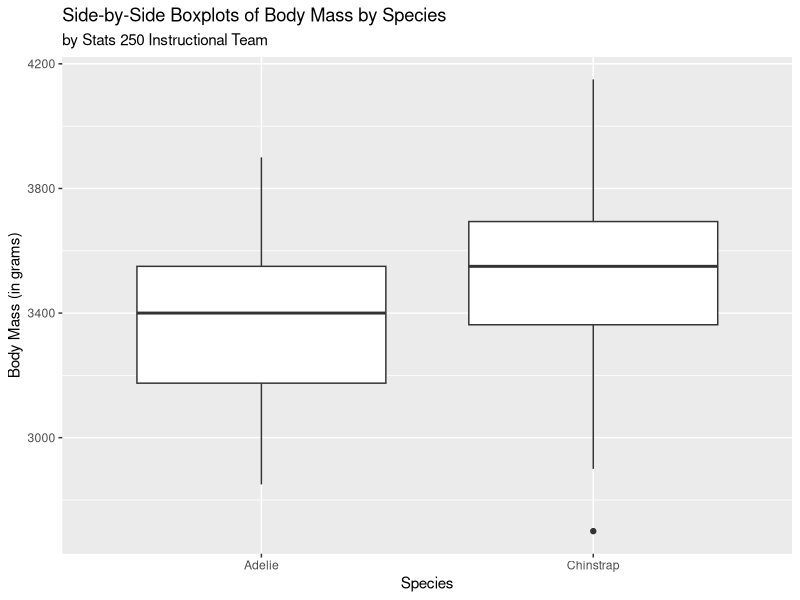
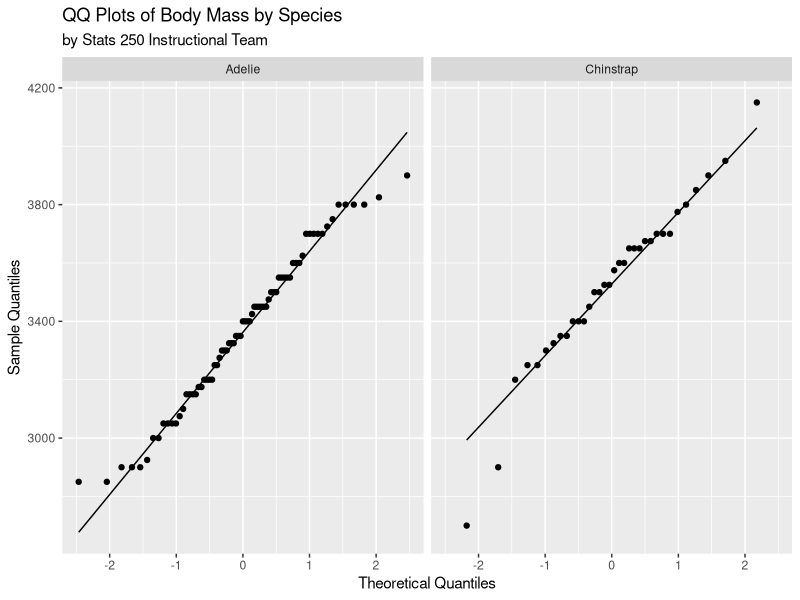
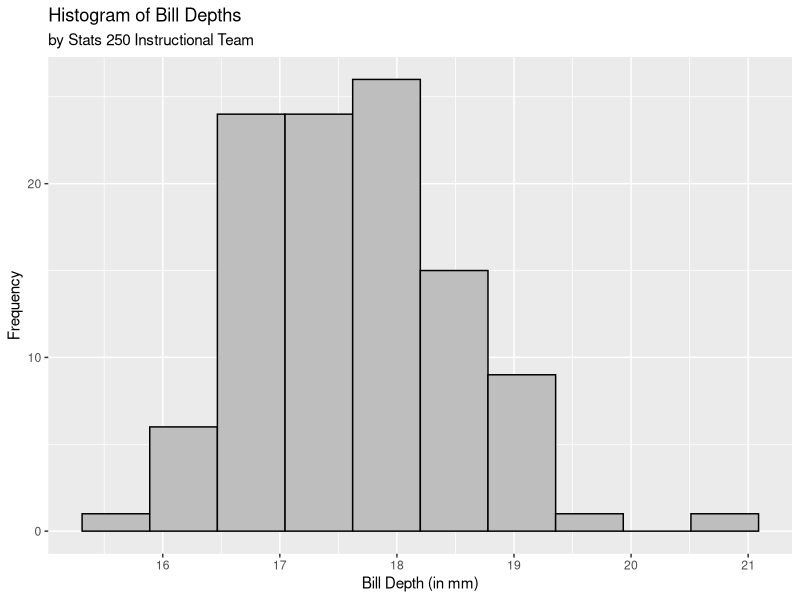

Generate these figures, in order, with R:
## ---- chunk 1
knitr::opts_chunk$set(echo = TRUE)
## ---- chunk 2
female_penguins <- read.csv("female_penguins.csv")
## ---- chunk 3
library(ggplot2)
## ---- chunk 4
head(female_penguins)
## ---- chunk 5
ggplot(data = female_penguins, aes(x = species, y = body_mass_g)) + 
  
  geom_boxplot() + 
  
  labs(title = "Side-by-Side Boxplots of Body Mass by Species",
       subtitle = "by Stats 250 Instructional Team",
       x = "Species",
       y = "Body Mass (in grams)")
## ---- chunk 6
aggregate(body_mass_g ~ species, 
          data = female_penguins,
          FUN = mean)
## ---- chunk 7
ggplot(data = female_penguins, aes(sample = body_mass_g)) + 
  
  stat_qq() + 
  stat_qq_line() +
  
  labs(title = "QQ Plots of Body Mass by Species",
       subtitle = "by Stats 250 Instructional Team",
       x = "Theoretical Quantiles",
       y = "Sample Quantiles") + 
  
  facet_wrap(vars(species))
## ---- chunk 8
t.test(body_mass_g ~ species,
       data = female_penguins,
       alternative = "two.sided")
## ---- chunk 9
ggplot(data = female_penguins, aes(x = bill_depth_mm)) +
  
  geom_histogram(bins = 10, color = "black", fill = "grey") + 
  
  labs(title = "Histogram of Bill Depths",
       subtitle = "by Stats 250 Instructional Team",
       x = "Bill Depth (in mm)",
       y = "Frequency")
